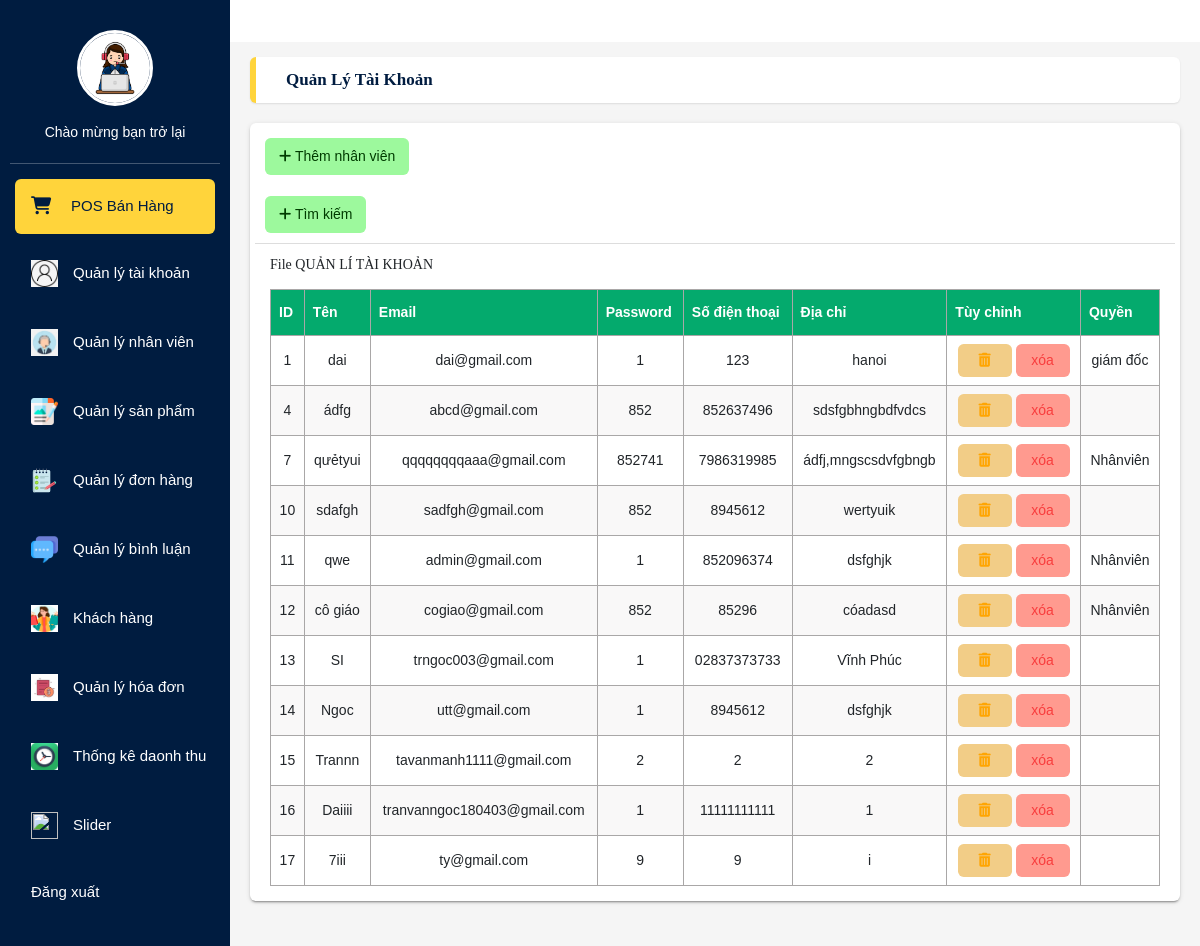
The page /admin/qltk.php on the database its author committed.
### tables this page shows
CREATE TABLE `tbltk` (
  `id_taikhoan` int(11) NOT NULL,
  `ten` varchar(50) NOT NULL,
  `email` varchar(255) NOT NULL,
  `pass` varchar(255) NOT NULL,
  `sdt` varchar(15) NOT NULL,
  `quyen` varchar(255) NOT NULL,
  `diachi` varchar(255) NOT NULL
);

### admin/qltk.php (the view, shortened to what this page needs)
<?php
include "header.php";
include "Left_side.php";
?>
 <main class="app-content">
        <div class="app-title">
            <ul class="app-breadcrumb breadcrumb side">
            <li class="breadcrumb-item active"><a href="qlyhoadon.php"><b>Quản lý Tài Khoản</b></a></li>
            </ul>
        </div>
        <div class="row">
            <div class="col-md-12">
                <div class="tile">
                    <div class="tile-body" >
                    <div class='row element-button'>
                        <div class='col-sm-2'>
                          <a class='btn btn-add btn-sm' href='createAccoutNV.php' title='Thêm'><i class='fas fa-plus'></i>
                            Thêm nhân viên</a>
                            <br>
                            <br>
                            <a class='btn btn-add btn-sm' href='timkiemTK.php' title='Tìm'><i class='fas fa-plus'></i>
                            Tìm kiếm </a>
                        </div>
                      </div>
    <?php
    $conn = mysqli_connect("localhost","root","","cuahangtienloi");
    if(!$conn){
        die("Kết nối không thành công");
    }
    else{
        $sql = "SELECT * FROM tbltk";
        $result = mysqli_query($conn,$sql);
        if(mysqli_num_rows($result)>0){
                echo "<p>File QUẢN LÍ TÀI KHOẢN</p>";
                echo"<table id='customers'>";
                    echo "<thead>";
                        echo "<tr>
                            <th>ID</th>
                            <th>Tên</th>
                            <th>Email</th>
                            <th>Password</th>
                            <th>Số điện thoại</th>
                            <th>Địa chỉ</th>
                            <th>Tùy chỉnh</th>
                            <th>Quyền</th>
                        </tr>
                    </thead>
                    <tbody>";
                        while($row = mysqli_fetch_assoc($result)){
                            echo "<tr>";
                                echo "<td>" . $row["id_taikhoan"] . "</td>";
                                echo "<td>" . $row["ten"] . "</td>";
                                echo "<td>" . $row["email"] . "</td>";
                                echo "<td>" . $row["pass"] . "</td>";
                                echo "<td>" . $row["sdt"] . "</td>";
                                echo "<td>" . $row["diachi"] . "</td>";
                            echo "<td> <a href='edit.php?id_taikhoan=".$row["id_taikhoan"]."'class='btn btn-edit' type='button' title='Sửa'>
                            <i class='fas fa-trash-alt'></i> </a>
                            <a href='deleteTk.php?id_taikhoan=".$row["id_taikhoan"]."'
                           onclick = \" javascript: return confirm('ban chac chan muon xoa') \" class='btn btn-delete' type='button' title='Xóa'>xóa</a> </td>
                           ";
                           echo "<td>" . $row["quyen"] . "</td>";
                           echo"</tr>";
                        }
                    echo "</tbody>";
                    echo "</table>";
        }
        else{
            echo "Khong co ban ghi";
        }
    }
?>
</div>
    </div>
</div>
</div>
</main>
</body>
</html>

### rows shown on the page
tbltk: id_taikhoan "1", ten "dai", email "dai@gmail.com", pass "1", sdt "123", diachi "hanoi", quyen "giám đốc"
tbltk: id_taikhoan "4", ten "ádfg", email "abcd@gmail.com", pass "852", sdt "852637496", diachi "sdsfgbhngbdfvdcs"
tbltk: id_taikhoan "7", ten "qưẻtyui", email "qqqqqqqqaaa@gmail.com", pass "852741", sdt "7986319985", diachi "ádfj,mngscsdvfgbngb", quyen "Nhânviên"
tbltk: id_taikhoan "10", ten "sdafgh", email "sadfgh@gmail.com", pass "852", sdt "8945612", diachi "wertyuik"
tbltk: id_taikhoan "11", ten "qwe", email "admin@gmail.com", pass "1", sdt "852096374", diachi "dsfghjk", quyen "Nhânviên"
tbltk: id_taikhoan "12", ten "cô giáo", email "cogiao@gmail.com", pass "852", sdt "85296", diachi "cóadasd", quyen "Nhânviên"
tbltk: id_taikhoan "13", ten "SI", email "trngoc003@gmail.com", pass "1", sdt "02837373733", diachi "Vĩnh Phúc"
tbltk: id_taikhoan "14", ten "Ngoc", email "utt@gmail.com", pass "1", sdt "8945612", diachi "dsfghjk"
tbltk: id_taikhoan "15", ten "Trannn", email "tavanmanh1111@gmail.com", pass "2", sdt "2", diachi "2"
tbltk: id_taikhoan "16", ten "Daiiii", email "tranvanngoc180403@gmail.com", pass "1", sdt "11111111111", diachi "1"
tbltk: id_taikhoan "17", ten "7iii", email "ty@gmail.com", pass "9", sdt "9", diachi "i"
